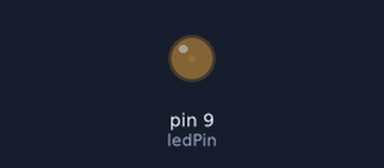
This sketch was run on a simulated Arduino Uno, built with avr-gcc and run on an emulated ATmega328P. Shown: output pins drawn as LEDs (lit = HIGH).

Above: at 0.05 s.
At 0.95 s:
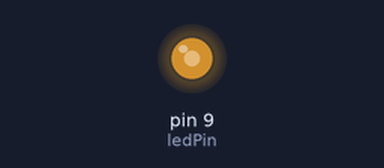
At 1.4 s:
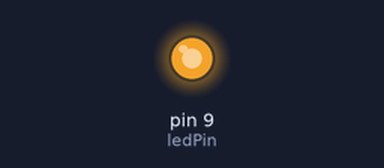
At 2.75 s:
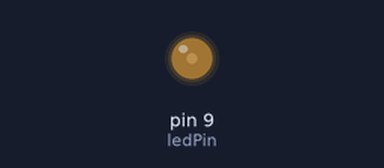
Timing chart, 0 to 7.0 s (numbered marks = the images above):
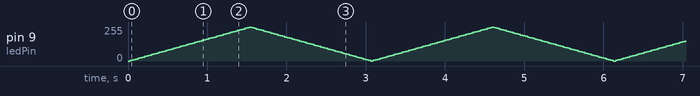

The sketch:

fade.ino
```cpp
/*
 * Fade - Fade brightness of LED in and out
 * Clayton Walker
 */

int ledPin = 9;
int brightness = 0; //how bright the LED is
int fadeAmount = 5; //how many points to fade the LED by

void setup() {
  pinMode(ledPin, OUTPUT);
}

void loop() {
  //set the brightness level
  analogWrite(ledPin, brightness);
  //increment or decrement the brightness level
  brightness = brightness + fadeAmount;

  //reverse direction of fadeAmount
  if(brightness == 0 || brightness == 255){
    fadeAmount = -fadeAmount;
  }

  //add a delay
  delay(30);
}
```
